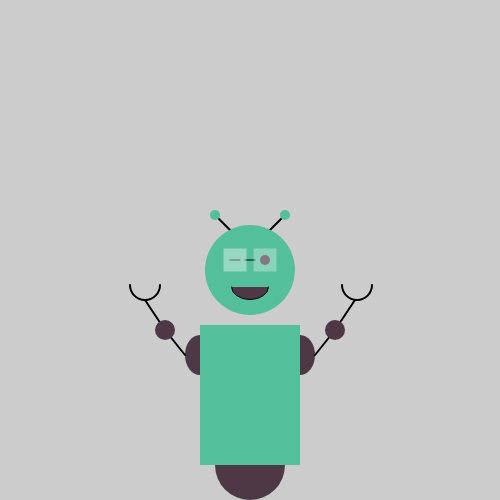
Frame 1 (no input)
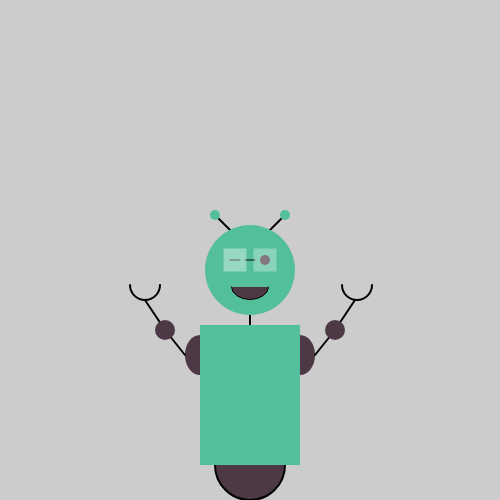
Frame 60 (no input)
Frame 120 (the mouse pressed at the canvas centre since frame 60): identical to frame 60, image omitted

The p5.js sketch that drew these frames (run headless with seeded random() and noise() and a simulated clock; from frame 60 on, the mouse is pressed at the canvas centre):

// p5.js sketch
// ── sketch.js
let = angle = 140;

function setup() {
	// define artboard size
	createCanvas(500,500);
	// Set here the values that are not changing all over the sketch
	strokeWeight(0);
	angleMode(DEGREES);
}

function draw() {
	background(204);
	fill(84, 191, 155);
	//Neck
	line(250, 285, 250, 345);

	//Wheel
	ellipseMode(CENTER);
	fill(77, 57, 69);
	ellipse(250, 465, 70, 70);

	//Body
	rectMode(CORNER);
	strokeWeight(0);
	fill(84, 191, 155);
	rect(200, 325, 100, 140);

	//Ears
	strokeWeight(2);
	line(215, 215, 235, 235);
	line(265, 235, 285, 215);
	strokeWeight(0);
	ellipse(215, 215, 10);
	ellipse(285, 215, 10);


	//Head
	ellipseMode(CENTER);
	ellipse(250, 270, 90, 90);
	fill(77, 57, 69);
	//Mouth
	strokeWeight(1);
	arc(250, 287, 37, 25, 360, 180);

	//Eyes
	strokeWeight(0);
	ellipseMode(CENTER);
	fill(77, 57, 69);

	ellipse(265, 260, 10);
	strokeWeight(1);
	line(230, 260, 240, 260);

	//Glasses
	line(255, 260, 245, 260);
	rectMode(CENTER);
	strokeWeight(0);
	fill(255, 255, 255, 80);
	rect(265, 260, 23, 23);

	rectMode(CENTER);
	fill(255, 255, 255, 100);
	rect(235, 260, 23, 23);



	//Arms
	fill(77, 57, 69);
	strokeWeight(0);
	arc(200, 355, 30, 40, 90, 270);
	arc(300, 355, 30, 40, 270, 90);
	strokeWeight(2);
	line(185, 355, 165, 330);
	line(165, 330, 145, 300);
	strokeWeight(0);
	ellipse(165, 330, 20);
	strokeWeight(2);
	fill(77, 57, 69, 0);
	arc(145, 285, 30, 30, 360, 180);

	strokeWeight(2);
	line(315, 355, 335, 330);
	line(335, 330, 355, 300);
	fill(77, 57, 69);
	strokeWeight(0);
	ellipse(335, 330, 20);
	strokeWeight(2);
	fill(77, 57, 69, 0);
	arc(357, 285, 30, 30, 360, 180);



	fill(0, 160, 0);
	ellipseMode(CORNER);
	//ellipse(300, 340, 30, 120);


	translate(210, 335);
	rotate(angle);
	ellipseMode(CORNER);
	//ellipse(0, 0, 30, 120);




}
